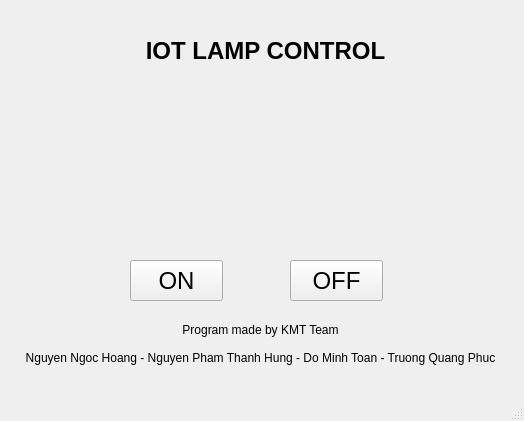
<?xml version="1.0" encoding="UTF-8"?>
<ui version="4.0">
 <class>MainWindow</class>
 <widget class="QMainWindow" name="MainWindow">
  <property name="geometry">
   <rect>
    <x>0</x>
    <y>0</y>
    <width>524</width>
    <height>421</height>
   </rect>
  </property>
  <property name="windowTitle">
   <string>MainWindow</string>
  </property>
  <property name="styleSheet">
   <string notr="true"/>
  </property>
  <widget class="QWidget" name="centralwidget">
   <widget class="QLabel" name="label_4">
    <property name="geometry">
     <rect>
      <x>10</x>
      <y>350</y>
      <width>501</width>
      <height>16</height>
     </rect>
    </property>
    <property name="text">
     <string>Nguyen Ngoc Hoang - Nguyen Pham Thanh Hung - Do Minh Toan - Truong Quang Phuc</string>
    </property>
    <property name="alignment">
     <set>Qt::AlignCenter</set>
    </property>
   </widget>
   <widget class="QPushButton" name="btn_off">
    <property name="geometry">
     <rect>
      <x>290</x>
      <y>260</y>
      <width>93</width>
      <height>41</height>
     </rect>
    </property>
    <property name="font">
     <font>
      <pointsize>18</pointsize>
     </font>
    </property>
    <property name="text">
     <string>OFF</string>
    </property>
   </widget>
   <widget class="QLabel" name="label">
    <property name="geometry">
     <rect>
      <x>80</x>
      <y>20</y>
      <width>371</width>
      <height>61</height>
     </rect>
    </property>
    <property name="font">
     <font>
      <pointsize>18</pointsize>
      <weight>75</weight>
      <bold>true</bold>
     </font>
    </property>
    <property name="layoutDirection">
     <enum>Qt::LeftToRight</enum>
    </property>
    <property name="autoFillBackground">
     <bool>false</bool>
    </property>
    <property name="text">
     <string>IOT LAMP CONTROL</string>
    </property>
    <property name="alignment">
     <set>Qt::AlignCenter</set>
    </property>
   </widget>
   <widget class="QLabel" name="label_3">
    <property name="geometry">
     <rect>
      <x>10</x>
      <y>320</y>
      <width>501</width>
      <height>20</height>
     </rect>
    </property>
    <property name="text">
     <string>Program made by KMT Team</string>
    </property>
    <property name="alignment">
     <set>Qt::AlignCenter</set>
    </property>
   </widget>
   <widget class="QPushButton" name="btn_on">
    <property name="geometry">
     <rect>
      <x>130</x>
      <y>260</y>
      <width>93</width>
      <height>41</height>
     </rect>
    </property>
    <property name="font">
     <font>
      <pointsize>18</pointsize>
     </font>
    </property>
    <property name="text">
     <string>ON</string>
    </property>
   </widget>
   <widget class="QLabel" name="label_2">
    <property name="geometry">
     <rect>
      <x>10</x>
      <y>80</y>
      <width>501</width>
      <height>171</height>
     </rect>
    </property>
    <property name="styleSheet">
     <string notr="true">image: url(:/myimage/lamp_off.png);</string>
    </property>
    <property name="text">
     <string/>
    </property>
   </widget>
  </widget>
  <widget class="QMenuBar" name="menubar">
   <property name="geometry">
    <rect>
     <x>0</x>
     <y>0</y>
     <width>524</width>
     <height>26</height>
    </rect>
   </property>
  </widget>
  <widget class="QStatusBar" name="statusbar"/>
 </widget>
 <resources>
  <include location="image.qrc"/>
 </resources>
 <connections/>
</ui>
